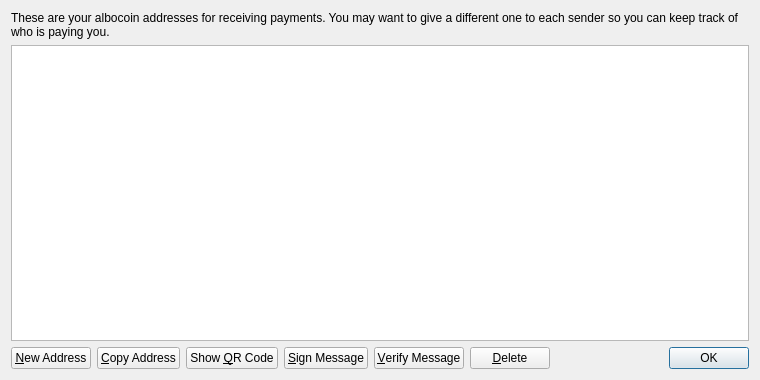
<?xml version="1.0" encoding="UTF-8"?>
<ui version="4.0">
 <class>AddressBookPage</class>
 <widget class="QWidget" name="AddressBookPage">
  <property name="geometry">
   <rect>
    <x>0</x>
    <y>0</y>
    <width>760</width>
    <height>380</height>
   </rect>
  </property>
  <property name="windowTitle">
   <string>Address Book</string>
  </property>
  <layout class="QVBoxLayout" name="verticalLayout">
   <item>
    <widget class="QLabel" name="labelExplanation">
     <property name="text">
      <string>These are your albocoin addresses for receiving payments. You may want to give a different one to each sender so you can keep track of who is paying you.</string>
     </property>
     <property name="textFormat">
      <enum>Qt::PlainText</enum>
     </property>
     <property name="wordWrap">
      <bool>true</bool>
     </property>
    </widget>
   </item>
   <item>
    <widget class="QTableView" name="tableView">
     <property name="contextMenuPolicy">
      <enum>Qt::CustomContextMenu</enum>
     </property>
     <property name="toolTip">
      <string>Double-click to edit address or label</string>
     </property>
     <property name="tabKeyNavigation">
      <bool>false</bool>
     </property>
     <property name="alternatingRowColors">
      <bool>true</bool>
     </property>
     <property name="selectionMode">
      <enum>QAbstractItemView::SingleSelection</enum>
     </property>
     <property name="selectionBehavior">
      <enum>QAbstractItemView::SelectRows</enum>
     </property>
     <property name="sortingEnabled">
      <bool>true</bool>
     </property>
     <attribute name="verticalHeaderVisible">
      <bool>false</bool>
     </attribute>
    </widget>
   </item>
   <item>
    <layout class="QHBoxLayout" name="horizontalLayout">
     <item>
      <widget class="QPushButton" name="newAddressButton">
       <property name="toolTip">
        <string>Create a new address</string>
       </property>
       <property name="text">
        <string>&amp;New Address</string>
       </property>
       <property name="icon">
        <iconset resource="../bitcoin.qrc">
         <normaloff>:/icons/add</normaloff>:/icons/add</iconset>
       </property>
      </widget>
     </item>
     <item>
      <widget class="QPushButton" name="copyToClipboard">
       <property name="toolTip">
        <string>Copy the currently selected address to the system clipboard</string>
       </property>
       <property name="text">
        <string>&amp;Copy Address</string>
       </property>
       <property name="icon">
        <iconset resource="../bitcoin.qrc">
         <normaloff>:/icons/editcopy</normaloff>:/icons/editcopy</iconset>
       </property>
      </widget>
     </item>
     <item>
      <widget class="QPushButton" name="showQRCode">
       <property name="text">
        <string>Show &amp;QR Code</string>
       </property>
       <property name="icon">
        <iconset resource="../bitcoin.qrc">
         <normaloff>:/icons/qrcode</normaloff>:/icons/qrcode</iconset>
       </property>
      </widget>
     </item>
     <item>
      <widget class="QPushButton" name="signMessage">
       <property name="toolTip">
        <string>Sign a message to prove you own a Bitcoin address</string>
       </property>
       <property name="text">
        <string>&amp;Sign Message</string>
       </property>
       <property name="icon">
        <iconset resource="../bitcoin.qrc">
         <normaloff>:/icons/edit</normaloff>:/icons/edit</iconset>
       </property>
      </widget>
     </item>
     <item>
      <widget class="QPushButton" name="verifyMessage">
       <property name="toolTip">
        <string>Verify a message to ensure it was signed with a specified Bitcoin address</string>
       </property>
       <property name="text">
        <string>&amp;Verify Message</string>
       </property>
       <property name="icon">
        <iconset resource="../bitcoin.qrc">
         <normaloff>:/icons/transaction_0</normaloff>:/icons/transaction_0</iconset>
       </property>
      </widget>
     </item>
     <item>
      <widget class="QPushButton" name="deleteButton">
       <property name="toolTip">
        <string>Delete the currently selected address from the list. Only sending addresses can be deleted.</string>
       </property>
       <property name="text">
        <string>&amp;Delete</string>
       </property>
       <property name="icon">
        <iconset resource="../bitcoin.qrc">
         <normaloff>:/icons/remove</normaloff>:/icons/remove</iconset>
       </property>
      </widget>
     </item>
     <item>
      <spacer name="horizontalSpacer">
       <property name="orientation">
        <enum>Qt::Horizontal</enum>
       </property>
       <property name="sizeHint" stdset="0">
        <size>
         <width>40</width>
         <height>20</height>
        </size>
       </property>
      </spacer>
     </item>
     <item>
      <widget class="QDialogButtonBox" name="buttonBox">
       <property name="sizePolicy">
        <sizepolicy hsizetype="Maximum" vsizetype="Fixed">
         <horstretch>0</horstretch>
         <verstretch>0</verstretch>
        </sizepolicy>
       </property>
       <property name="standardButtons">
        <set>QDialogButtonBox::Ok</set>
       </property>
      </widget>
     </item>
    </layout>
   </item>
  </layout>
 </widget>
 <resources>
  <include location="../bitcoin.qrc"/>
 </resources>
 <connections/>
</ui>
